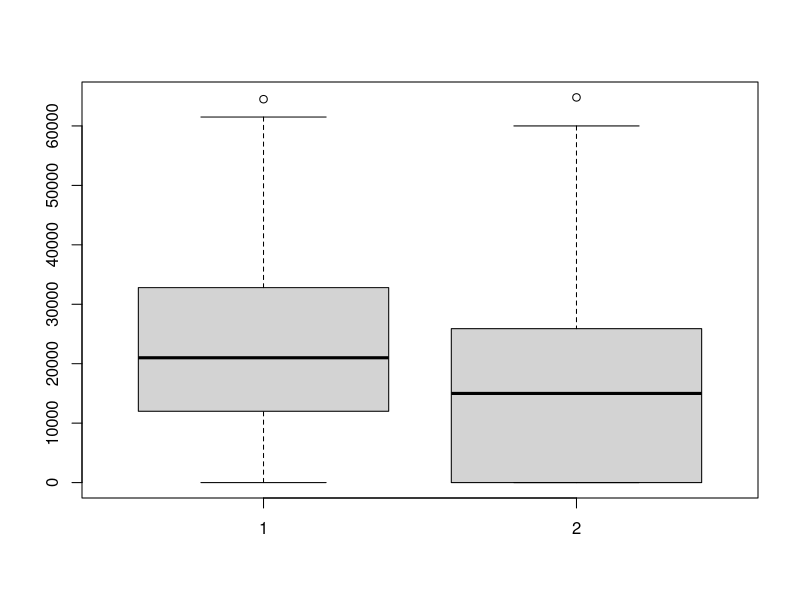

Here is the R script that generated this plot:
# HW1 Ex 1
a = 3
b = 4.5
a
is.character(b)
a^2 + 1/b
sqrt(a*b)
log2(a)
sqrt(3*4.5)

# HW1 Ex 2
m.A = matrix(c(1:9), nrow=3, byrow=TRUE)
m.A[3,3] = m.A[3,3] + 1 #may try direct input value with 
m.B = matrix(c(1:9), nrow=3, byrow=FALSE)
v.y = c(1:3)
a*m.A
m.A%*%m.B
m.invA = solve(m.A)
m.A%*%m.invA
t(m.B)
m.B[1,] = 1
m.B
m.Beta = solve(t(m.A)%*%m.A)%*%t(m.A)%*%v.y
m.Beta

# HW2 Statistical analysis
setwd("C:/Users/Hector Lin/Documents/HU-courses-practice/BADS")
Loan_Data = read.csv2("Loan_Data.csv")
# from dicttionary for BAD 1=bad, 0=good
# subset function!!!
summary(Loan_Data)
temp1 = as.data.frame(subset(Loan_Data, as.numeric(as.character(Loan_Data$BAD)) == 1))
temp1$dINC_A = as.character(temp1$dINC_A)
inc.bad = as.numeric(temp1$dINC_A)

temp2 = as.data.frame(subset(Loan_Data, as.numeric(as.character(Loan_Data$BAD)) != 1))
temp2$dINC_A = as.character(temp2$dINC_A)
inc.good = as.numeric(temp2$dINC_A)

boxplot(inc.good,inc.bad)

